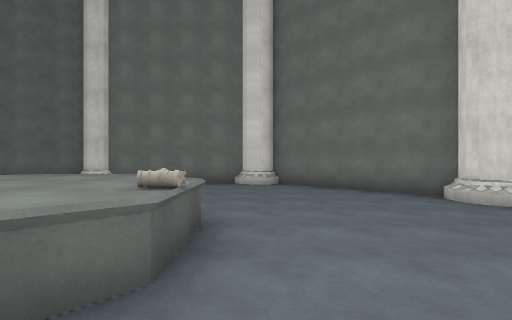
view 1 (above)

17 first-person views from a walk through a Unity game level. The camera is 1.5 m above the floor, looks level and sees 85° across. The floor is counted in squares, 2 m on a side. Each view is taken from the middle of a square. On the plan, view 1 faces up. The plan holds only what a view shows up to about 10 squares ahead; the rest is blank. The place goes on beyond the plan. The player character is not drawn. Surface patterns are stand-ins for the level's own textures.

view 2
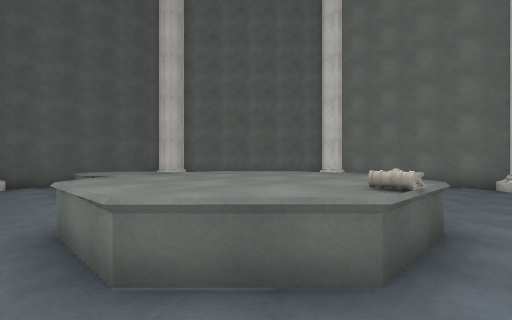

view 3
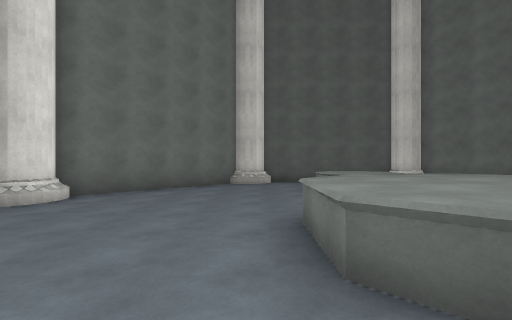

view 4
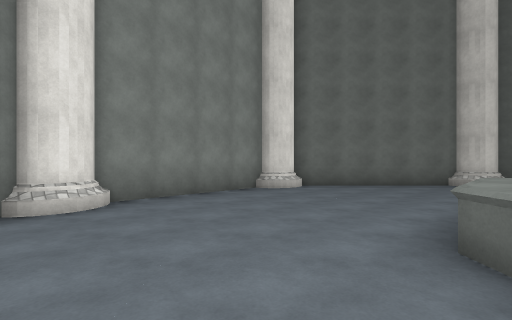

view 5
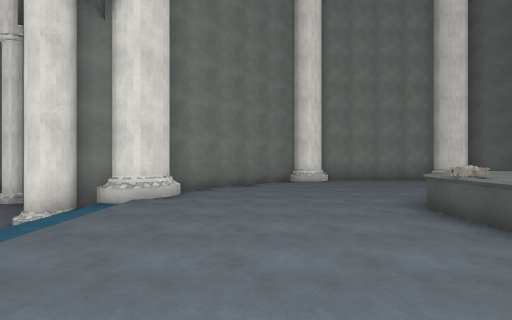

view 6
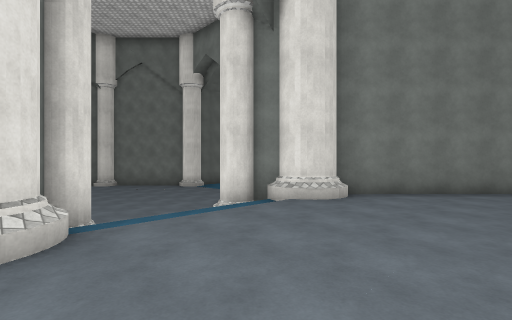

view 7
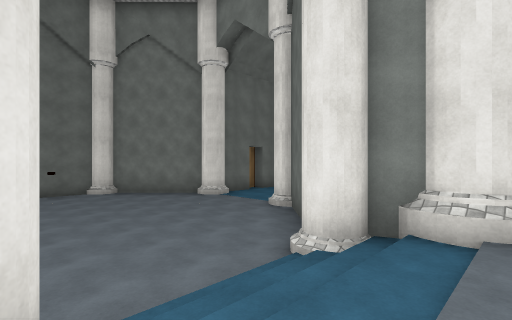

view 8
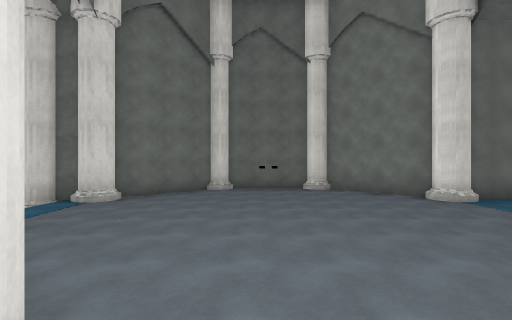

view 9
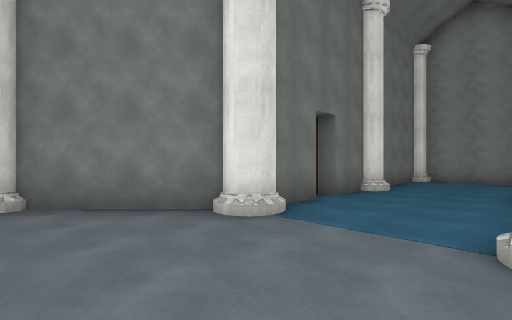

view 10
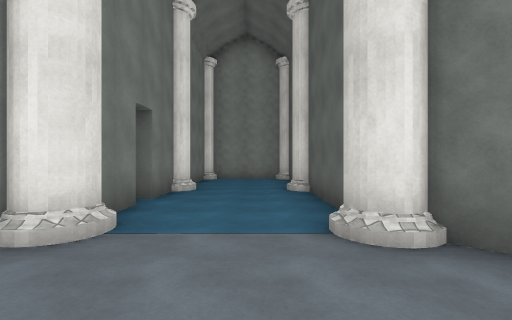

view 11
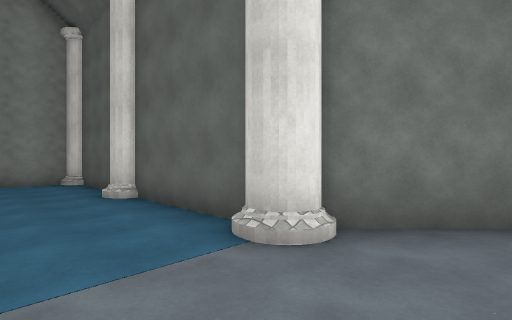

view 12
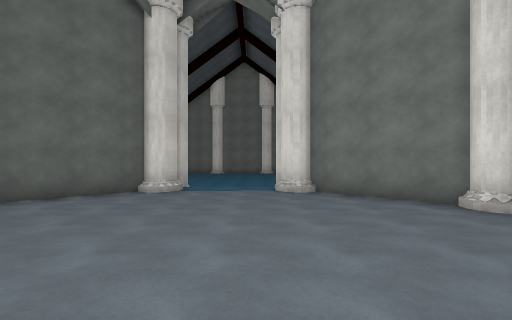

view 13
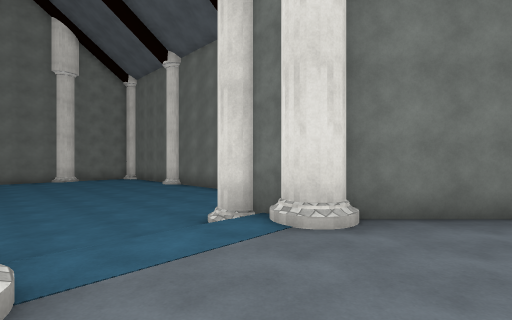

view 14
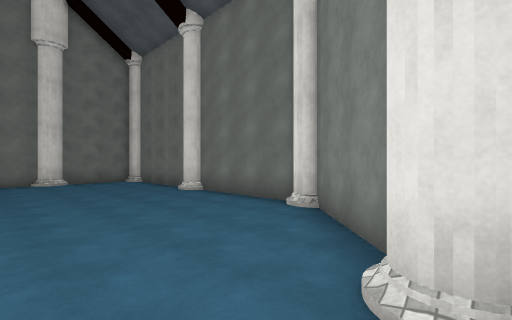

view 15
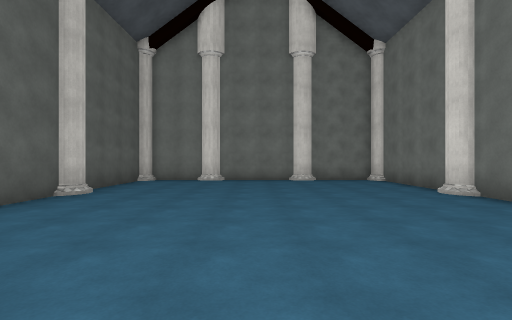

view 16
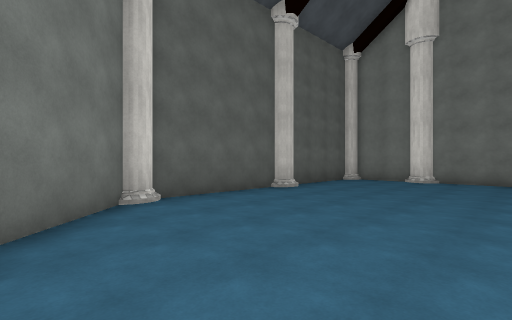

view 17
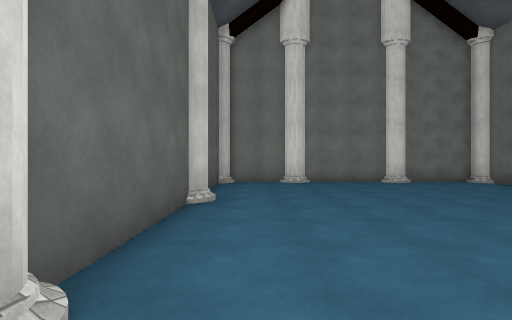

### Floor plan
Key: @ floor where view 1 was taken; # wall or solid block; . main floor; - floor 0.75 m lower than the main floor; _ floor 1 m lower than the main floor; < floor 1.25 m lower than the main floor; / step, stairs or slope; ^ raised ledge; O other object.
Columns run from 10 left of view 1 to 15 right of it. Each row starts with its distance up from view 1.
 20                ###########
 19                #_<<<<<<<<#
 18                #<<<<<<<<<#
 17                #<<<<<<<<<#
 16                #<<<<<<<<<#
 15                ##<<<<<<<<#
 14                #<<<<<<<<<#
 13                #<<<<<<<<<#
 12                #<<<<<<<<<#
 11                ##<<<<<<<<#
 10                 #<<<<<<<##
  9     #########   ##</<</##
  8          ...##     #//##
  7          ....##  ###--##
  6  #       .....# ##-----##
  5  #       .....###-------##
  4 #     .^^....../#--------#
  3 # .^  ^^^^...../---------#
  2 # .^^ ^^^O...../---------#
  1 #......^^....../#--------#
  0 ##........@...###-------##
 -1  #............# ##-----##
 -2  ##..........##  ###--##
 -3   ##........##    #---##
 -4    ###....###     #----#
 -5      ######       #---##
 -6                   ##--#
 -7                   #---#
 -8                   #---#
 -9                   #---#
-10                   #####

Where each view was taken, in squares from view 1:
view 1: 0 up, 0 right, facing up
view 2: 0 up, 0 right, facing up-left
view 3: 0 up, 0 right, facing left
view 4: 1 up, 1 right, facing down-left
view 5: 6 up, 2 right, facing down
view 6: 5 up, 1 right, facing down-right
view 7: 4 up, 4 right, facing down-right
view 8: 3 up, 5 right, facing right
view 9: 1 up, 9 right, facing down-right
view 10: 1 up, 10 right, facing down
view 11: 0 up, 11 right, facing down-left
view 12: 0 up, 11 right, facing up
view 13: 5 up, 9 right, facing up-right
view 14: 8 up, 10 right, facing up-right
view 15: 9 up, 10 right, facing up
view 16: 9 up, 11 right, facing up-left
view 17: 10 up, 7 right, facing up
